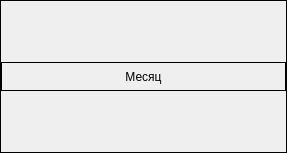
<?xml version="1.0" encoding="UTF-8"?>
<ui version="4.0">
 <class>EducationMonthHeader</class>
 <widget class="QWidget" name="EducationMonthHeader">
  <property name="geometry">
   <rect>
    <x>0</x>
    <y>0</y>
    <width>287</width>
    <height>153</height>
   </rect>
  </property>
  <property name="windowTitle">
   <string>Form</string>
  </property>
  <layout class="QVBoxLayout" name="verticalLayout_2">
   <property name="spacing">
    <number>0</number>
   </property>
   <property name="leftMargin">
    <number>0</number>
   </property>
   <property name="topMargin">
    <number>0</number>
   </property>
   <property name="rightMargin">
    <number>0</number>
   </property>
   <property name="bottomMargin">
    <number>0</number>
   </property>
   <item>
    <widget class="QFrame" name="frame">
     <property name="frameShape">
      <enum>QFrame::Box</enum>
     </property>
     <property name="frameShadow">
      <enum>QFrame::Plain</enum>
     </property>
     <layout class="QVBoxLayout" name="verticalLayout">
      <property name="spacing">
       <number>0</number>
      </property>
      <property name="leftMargin">
       <number>0</number>
      </property>
      <property name="topMargin">
       <number>0</number>
      </property>
      <property name="rightMargin">
       <number>0</number>
      </property>
      <property name="bottomMargin">
       <number>0</number>
      </property>
      <item>
       <widget class="QLabel" name="lbl_name">
        <property name="sizePolicy">
         <sizepolicy hsizetype="Preferred" vsizetype="Preferred">
          <horstretch>0</horstretch>
          <verstretch>0</verstretch>
         </sizepolicy>
        </property>
        <property name="minimumSize">
         <size>
          <width>0</width>
          <height>29</height>
         </size>
        </property>
        <property name="maximumSize">
         <size>
          <width>16777215</width>
          <height>29</height>
         </size>
        </property>
        <property name="frameShape">
         <enum>QFrame::Box</enum>
        </property>
        <property name="text">
         <string>Месяц</string>
        </property>
        <property name="alignment">
         <set>Qt::AlignCenter</set>
        </property>
       </widget>
      </item>
      <item>
       <layout class="QHBoxLayout" name="hl_weeks">
        <property name="spacing">
         <number>0</number>
        </property>
        <property name="sizeConstraint">
         <enum>QLayout::SetMinimumSize</enum>
        </property>
       </layout>
      </item>
     </layout>
    </widget>
   </item>
  </layout>
 </widget>
 <resources/>
 <connections/>
</ui>
